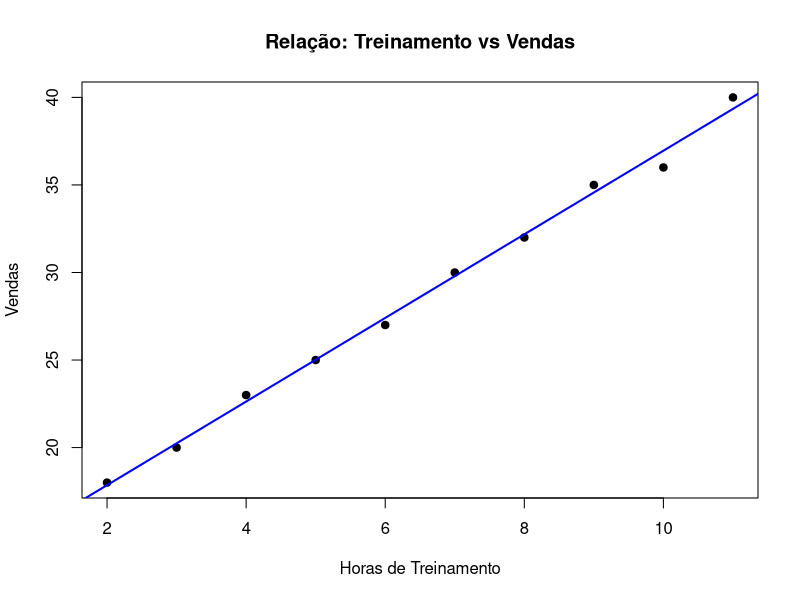
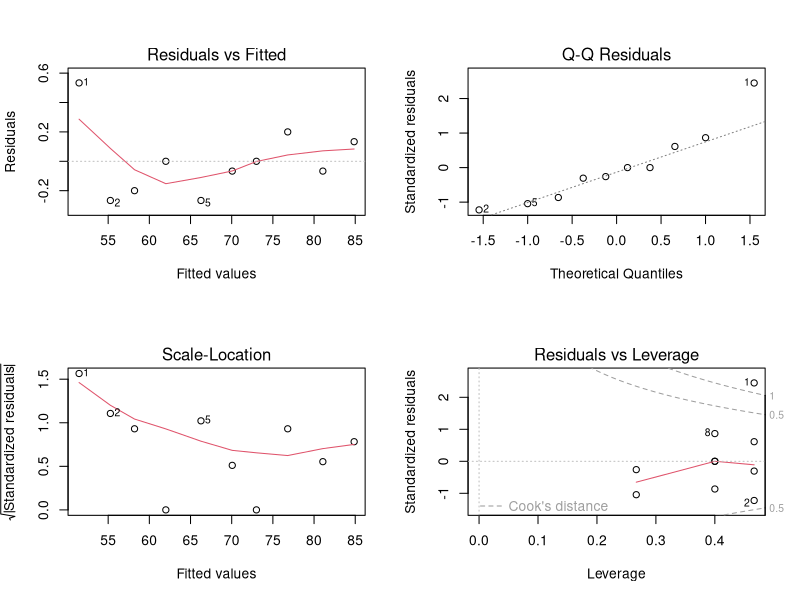

The R script that drew these images, in order: (Note: this script raises an error after producing the figures.)
treinamento <- c(2,3,4,5,6,7,8,9,10,11)
vendas <- c(18,20,23,25,27,30,32,35,36,40)

#A
dados <- data.frame(treinamento, vendas)

# Regressao Linear Simples ------------------------------------------------
# variável resposta : Vendas   Explicativa: Horas_Treinamento

#1 - Calculo do preditor de referencia (media)
mediaTrei<- mean(dados$treinamento)
mediaTrei #6.5

mediaVend<- mean(dados$vendas)
mediaVend #28.6

matrizCor <- cor(dados)
View(matrizCor)

#3 - Estimacao da equacao de regressao simples
#B
modelo <- lm(dados, formula = dados$vendas ~ dados$treinamento) 
modelo$coefficients
print(modelo$coefficients, digits = 3)

#Equação da reta estimada 
#C
# Vendas = 13.08 + 2.39  * treinamento

#D
#Para cada 1 hora adicional de treinamento, 
#espera-se um aumento médio de 2,4 unidades nas vendas.

#E
summary(modelo)

# R² = 0.9958 e R²_ajustado = 0.9953 
# Ambos tem valores próximos de 1

# F
# x = treinamento, y = vendas
plot(dados$treinamento, dados$vendas, 
     main = "Relação: Treinamento vs Vendas",
     xlab = "Horas de Treinamento", 
     ylab = "Vendas", 
     pch = 19,      # Tipo de ponto (círculo preenchido)
     col = "black") # Cor dos pontos

# 2. Adiciona a reta de regressão ajustada
# O comando abline desenha a reta baseada nos coeficientes do modelo
abline(modelo, col = "blue", lwd = 2)

#G 
#modelo de regressão é altamente confiável R^2 = 99,6% e
#estatisticamente significante p < 0,001, 
#demonstrando que cada hora adicional de treinamento gera um impacto real e
#previsível de aproximadamente 2,39 unidades nas vendas."


# Regressão Multipla ------------------------------------------------------
# Instalando pacotes necessários ------------------------------------------
if(!require(psych)) install.packages("psych") 
library(psych) 
if(!require(car)) install.packages("car") 
library(car)

# a) Digite o banco de dados no R
treinamento <- c(2, 3, 4, 5, 6, 7, 8, 9, 10, 11)
experiencia <- c(1, 2, 2, 3, 4, 5, 5, 6, 7, 8)
faltas <- c(5, 4, 4, 3, 3, 2, 2, 1, 1, 0)
produtividade <- c(52, 55, 58, 62, 66, 70, 73, 77, 81, 85)

dados <- data.frame(treinamento, experiencia, faltas, produtividade)


#Produtividade como resposta 
#Treinamento, Experiencia e Faltas como variáveis explicativas. 

matcor <- cor(dados)
View(matcor)

#B
#H0: Os dados sao normais o p-valor > 0,05
shapiro.test(dados$treinamento)    #Válido
shapiro.test(dados$experiencia) #Válido
shapiro.test(dados$faltas) #Válido
shapiro.test(dados$produtividade) # Válido

# b) Ajuste o modelo de regressão linear múltipla
modelo <- lm(produtividade ~ treinamento + experiencia + faltas, data = dados)

# Exibe os coeficientes, testes de significância e ajuste geral (Letras c, d, e)
summary(modelo)

#c) A equação de regressão estimada é:
#Produtividade = 2.93 * Treinamento + 1.33 * Experiencia + 0.46 * Faltas.

#d)
# Verifique quais variáveis são significativas ao nível de 5%
#Avaliamos os $p$-valores individuais associados a cada coeficiente (teste t):
#reinamento: $p$-valor < 0.001 (Significativa).Experiência: $p$-valor = 0.013 
#(Significativa).Faltas: $p$-valor = 0.318 (Não significativa ao nível de 5%).

#e)
# R² = 0.9995  e R²_ajustado = 0.9993
#Como no Teste-F, deu um valor  muito inferior a 0.05, concluímos que 
#o modelo como um todo é altamente significativo

# f) Verifique a presença de multicolinearidade (VIF)
vif(modelo)

# g) Avalie os resíduos
# Análise gráfica
par(mfrow = c(2, 2))
plot(modelo)

# Testes formais de resíduos
shapiro.test(modelo$residuals) # Teste de Normalidade
bptest(modelo)                 # Teste de Homocedasticidade
dwtest(modelo)                 # Teste de Independência

# h) Previsão da produtividade
novo_funcionario <- data.frame(treinamento = 12, experiencia = 6, faltas = 1)
previsao <- predict(modelo, newdata = novo_funcionario)
print(previsao)


# Questão 3 ---------------------------------------------------------------

# a) Entrada de Dados
# Criamos vetores para as variáveis independentes (X) e a dependente (Y)
funcionarios <- c(12, 15, 18, 20, 22, 25, 27, 30, 32, 35)
publicidade  <- c(8, 10, 12, 13, 15, 17, 18, 20, 22, 25)
area         <- c(350, 420, 500, 550, 620, 700, 760, 820, 900, 980)
faturamento  <- c(210, 240, 275, 290, 320, 355, 370, 405, 430, 470)

# Estruturação em DataFrame: essencial para manipulação estatística no R
dados <- data.frame(funcionarios, publicidade, area, faturamento)

# b) Ajuste do Modelo
# O faturamento é função (~) da combinação linear das variáveis explicativas.
# O método utilizado internamente é o de Mínimos Quadrados Ordinários (MQO).
modelo <- lm(faturamento ~ funcionarios + publicidade + area, data = dados)

# c, d, e, f) Diagnóstico Geral do Modelo
# O comando summary() fornece a base para a análise teórica:
resumo <- summary(modelo)
print(resumo)

# --- ANÁLISE TEÓRICA DOS RESULTADOS ---

# c) EQUAÇÃO ESTIMADA:
# Y = Intercepto + (beta1 * X1) + (beta2 * X2) + (beta3 * X3)
# Os coeficientes ficam na coluna 'Estimate' do summary.

# d) INTERPRETAÇÃO DOS COEFICIENTES (Ceteris Paribus):
# Cada coeficiente representa a variação média em Y para o aumento de uma unidade em X,
# mantendo-se todas as outras variáveis constantes no modelo.

# e) SIGNIFICÂNCIA ESTATÍSTICA (Teste t individual):
# Olhamos a coluna Pr(>|t|). Se p-valor < 0.05, a variável contribui significativamente 
# para o modelo. Caso contrário, não podemos afirmar que o coeficiente é diferente de zero.
# Nota teórica: Neste dataset, a alta correlação entre 'area' e 'funcionarios' 
# gera multicolinearidade, o que costuma inflar os p-valores individuais.

# f) QUALIDADE DO AJUSTE:
# R-squared (R²): Proporção da variância de Y explicada por X. (Quanto mais perto de 1, melhor).
# Adj. R-squared: Penaliza a inclusão de variáveis irrelevantes. Útil em modelos múltiplos.
# Teste F (p-value global): Verifica se o modelo como um todo é melhor do que 
# simplesmente usar a média do faturamento para prever os valores.

# g) ANÁLISE DE RESÍDUOS (Pressupostos do Modelo Linear):
# Para que o modelo seja válido, os resíduos devem:
# 1. Ter média zero e variância constante (Homocedasticidade).
# 2. Seguir uma distribuição normal.
# 3. Ser independentes (não apresentar padrões temporais ou espaciais).
par(mfrow = c(2, 2)) # Divide a tela para 4 gráficos de diagnóstico
plot(modelo)

# h) PREVISÃO
# Aplicamos os coeficientes calculados aos novos valores de entrada.
nova_loja <- data.frame(funcionarios = 28, publicidade = 19, area = 800)
previsao  <- predict(modelo, newdata = nova_loja)

cat("\n--- RESULTADO DA PREVISÃO ---\n")
cat("Faturamento Estimado:", previsao, "\n")
